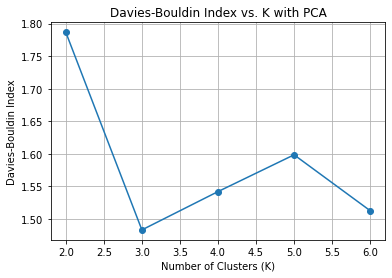

This chart was generated by the following Python code:
import numpy as np
from sklearn.preprocessing import StandardScaler
import matplotlib.pyplot as plt

# Loading the Diabetes dataset from CSV file
data = np.loadtxt('diabetes.csv', delimiter=',')
n, p = np.shape(data)

# Splitting the dataset into training and testing sets
num_train = int(0.75 * n)
num_test = int(0.25 * n)

sample_train = data[0:num_train, 0:-1]
sample_test = data[n - num_test:, 0:-1]
label_train = data[0:num_train, -1]
label_test = data[n - num_test:, -1]

# Standardizing the data using StandardScaler
scaler = StandardScaler()
sample_train = scaler.fit_transform(sample_train)

# Implementation of PCA
def pca(X, num_components):
    
    # Centering the data
    X_mean = np.mean(X, axis=0)
    X_centered = X - X_mean

    # Singular Value Decomposition (SVD)
    U, S, Vt = np.linalg.svd(X_centered, full_matrices=False)

    # Principal Components
    principal_components = Vt[:num_components, :]

    # Projecting the data onto the principal components
    X_pca = np.dot(X_centered, principal_components.T)

    return X_pca

# Specifying the number of components for PCA
num_components = 2

# Applying PCA to the standardized data
sample_train_pca = pca(sample_train, num_components)

# Implementation of K-means clustering algorithm
def kmeans(X, k, max_iters=100):
    
    # Initializing centroids randomly
    centroids = X[np.random.choice(X.shape[0], k, replace=False)]
    
    for _ in range(max_iters):
        
        # Assigning each data point to the nearest centroid
        distances = np.linalg.norm(X[:, np.newaxis] - centroids, axis=2)
        labels = np.argmin(distances, axis=1)
        
        # Updating centroids based on the mean of the assigned points
        centroids = np.array([X[labels == j].mean(axis=0) for j in range(k)])
    
    return labels, centroids

# Davies-Bouldin Index calculation
def davies_bouldin_index(X, labels, centroids):
    k = len(np.unique(labels))
    cluster_distances = np.zeros(k)
    
    for i in range(k):
        
        cluster_points = X[labels == i]
        intra_cluster_distance = np.mean(np.linalg.norm(cluster_points - centroids[i], axis=1))
        
        inter_cluster_distances = []
        
        for j in range(k):
            
            if i != j:
                other_cluster_points = X[labels == j]
                inter_cluster_distances.append(
                    (intra_cluster_distance + np.mean(np.linalg.norm(cluster_points - centroids[j], axis=1))) /
                    np.linalg.norm(centroids[i] - centroids[j])
                )
        
        cluster_distances[i] = max(inter_cluster_distances)
    
    return np.mean(cluster_distances)

# Evaluating K-means clustering for different values of K
k_values = [2, 3, 4, 5, 6]
db_indices = []

for k in k_values:
    
    # Applying PCA and K-means clustering
    sample_train_pca = pca(sample_train, num_components)
    labels, centroids = kmeans(sample_train_pca, k)
    
    # Evaluating clustering using Davies-Bouldin Index
    db_index = davies_bouldin_index(sample_train_pca, labels, centroids)
    db_indices.append(db_index)

# Plotting the Davies-Bouldin Index vs. K
plt.plot(k_values, db_indices, marker='o')
plt.title('Davies-Bouldin Index vs. K with PCA')
plt.xlabel('Number of Clusters (K)')
plt.ylabel('Davies-Bouldin Index')
plt.grid(True)
plt.show()
